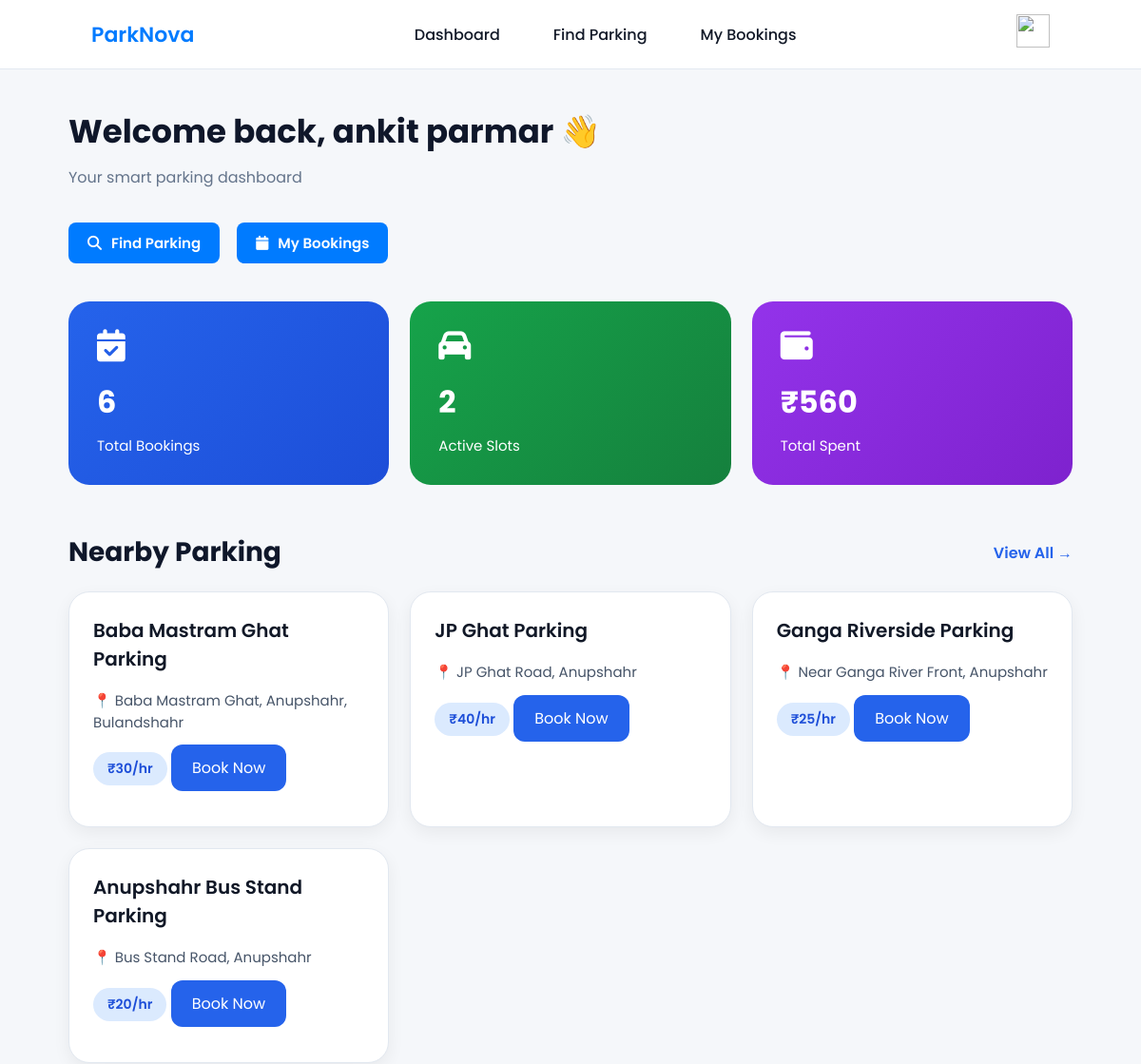
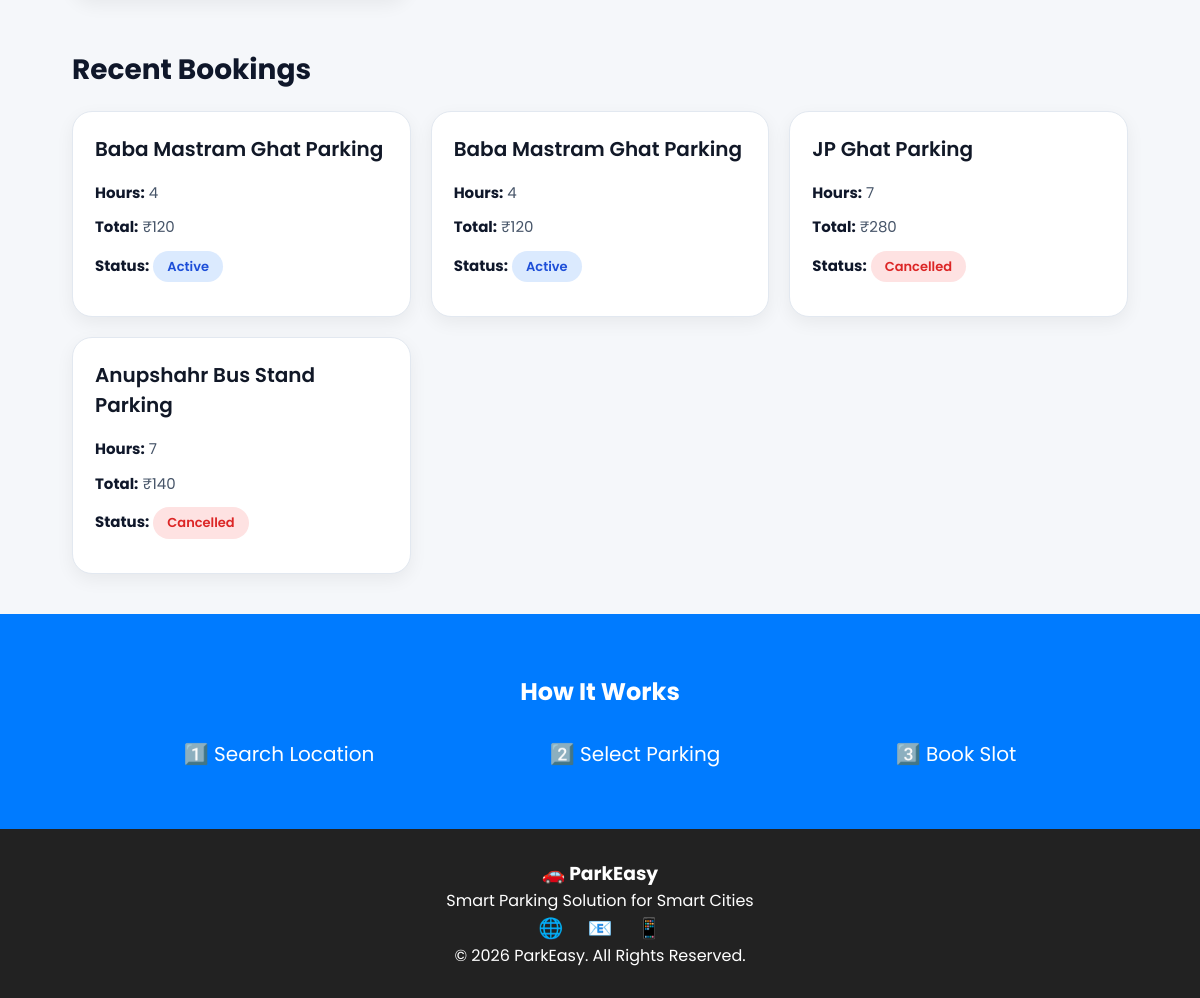
The page /mydashboard/ (signed in) on the database its author committed (2 pictures, top to bottom).
### myapp/models.py (models this page shows, shortened)
class Parking(models.Model):
    name = models.CharField(max_length=100)
    address = models.CharField(max_length=200)
    price = models.IntegerField()
    available_slots = models.IntegerField(default=0)
    latitude = models.FloatField()
    longitude = models.FloatField()

class Booking(models.Model):
    user = models.ForeignKey(
        User,
        on_delete=models.CASCADE
    )
    parking = models.ForeignKey(
        Parking,
        on_delete=models.CASCADE
    )
    booked_at = models.DateTimeField(
        auto_now_add=True
    )
    hours = models.IntegerField(default=1)
    total_price = models.IntegerField(default=0)
    start_time = models.DateTimeField(
        default=timezone.now
    )
    end_time = models.DateTimeField(
        null=True,
        blank=True
    )
    payment_status = models.CharField(
        max_length=20,
        default="SUCCESS"
    )
    is_active = models.BooleanField(
        default=True
    )

### myapp/views.py (the view)
@login_required
def mydashboard(request):
    bookings = Booking.objects.filter(
        user=request.user
    ).order_by("-booked_at")
    total_bookings = bookings.exclude(
        payment_status="CANCELLED"
    ).count()
    active_slots = bookings.filter(
        is_active=True
    ).count()
    total_spent = sum(
        booking.total_price
        for booking in bookings
        if booking.payment_status != "CANCELLED"
    )
    parkings = Parking.objects.all()[:4]
    context = {
        "total_bookings": total_bookings,
        "active_slots": active_slots,
        "total_spent": total_spent,
        "parkings": parkings,
        "recent_bookings": bookings[:4],
    }
    return render(
        request,
        "mydashboard.html",
        context
    )

### myapp/templates/mydashboard.html (shortened to what this page needs)
{% load static %}
<!DOCTYPE html>
<html>
<head>
    <link rel="stylesheet" href="{% static 'css/mydashboard-style.css' %}">
    <link rel="stylesheet"
    href="https://cdnjs.cloudflare.com/ajax/libs/font-awesome/6.5.0/css/all.min.css">
</head>
<body>
{% include 'nav2.html' %}
<div class="dashboard">
    <div class="welcome">
        <h2>
            Welcome back,
            {{ request.user.first_name|default:request.user.username }}
            👋
        </h2>
        <p>Your smart parking dashboard</p>
    </div>
    <div class="actions">
        <a href="{% url 'find_parking' %}" class="btn primary">
            <i class="fas fa-search"></i>
            Find Parking
        </a>
        <a href="{% url 'my_bookings' %}" class="btn secondary">
            <i class="fas fa-calendar"></i>
            My Bookings
        </a>
    </div>
    <div class="stats">
        <div class="stat-card blue">
            <i class="fas fa-calendar-check"></i>
            <h3>{{ total_bookings }}</h3>
            <p>Total Bookings</p>
        </div>
        <div class="stat-card green">
            <i class="fas fa-car"></i>
            <h3>{{ active_slots }}</h3>
            <p>Active Slots</p>
        </div>
        <div class="stat-card purple">
            <i class="fas fa-wallet"></i>
            <h3>₹{{ total_spent }}</h3>
            <p>Total Spent</p>
        </div>
    </div>
    <div class="section-header">
        <h3>Nearby Parking</h3>
        <a href="{% url 'find_parking' %}" class="view-all">
            View All →
        </a>
    </div>
    <div class="cards">
        {% for p in parkings %}
        <div class="card">
            <h4>{{ p.name }}</h4>
            <p>📍 {{ p.address }}</p>
            <span>₹{{ p.price }}/hr</span>
            <a href="{% url 'parking_detail' p.id %}" class="book-btn">
                Book Now
            </a>
        </div>
        {% empty %}
        <div class="card">
            <p>No parking available.</p>
        </div>
        {% endfor %}
    </div>
    <div class="section-header">
        <h3>Recent Bookings</h3>
    </div>
    <div class="recent-bookings">
        {% for b in recent_bookings %}
        <div class="recent-card">
            <h4>{{ b.parking.name }}</h4>
            <p>
                <strong>Hours:</strong>
                {{ b.hours }}
            </p>
            <p>
                <strong>Total:</strong>
                ₹{{ b.total_price }}
            </p>
            <p>
                <strong>Status:</strong>
                {% if b.payment_status == "CANCELLED" %}
                    <span class="cancelled-status">
                        Cancelled
                    </span>
                {% elif b.is_active %}
                    <span class="active-status">
                        Active
                    </span>
                {% else %}
                    <span class="completed-status">
                        Completed
                    </span>
                {% endif %}
            </p>
        </div>
        {% empty %}
        <div class="recent-card">
            <p>No bookings yet.</p>
        </div>
        {% endfor %}
    </div>
</div>
{% include 'footer.html' %}
</body>
</html>

### myapp/static/css/mydashboard-style.css (style rules this page uses)
* { margin:0; padding:0; box-sizing:border-box; font-family:'Poppins', sans-serif; }
body { background:#f1f5f9; color:#111827; }
.dashboard { padding:40px 6%; }
.welcome { margin-bottom:35px; }
.welcome h2 { font-size:34px; font-weight:700; color:#0f172a; margin-bottom:10px; }
.welcome p { color:#64748b; font-size:16px; }
.actions { display:flex; gap:18px; flex-wrap:wrap; margin-bottom:40px; }
.btn { padding:14px 22px; border-radius:14px; text-decoration:none; font-size:15px; font-weight:600; transition:0.3s ease; display:flex; align-items:center; gap:10px; }
.primary { background:#2563eb; color:white; }
.secondary { background:#111827; color:white; }
.stats { display:grid; grid-template-columns:repeat(auto-fit,minmax(240px,1fr)); gap:22px; margin-bottom:50px; }
.stat-card { padding:30px; border-radius:22px; color:white; transition:0.3s ease; }
.stat-card i { font-size:34px; margin-bottom:18px; }
.stat-card h3 { font-size:32px; margin-bottom:10px; }
.stat-card p { font-size:15px; }
.blue { background:linear-gradient(135deg,#2563eb,#1d4ed8); }
.green { background:linear-gradient(135deg,#16a34a,#15803d); }
.purple { background:linear-gradient(135deg,#9333ea,#7e22ce); }
.section-header { display:flex; justify-content:space-between; align-items:center; margin-bottom:20px; margin-top:10px; }
.section-header h3 { font-size:28px; color:#0f172a; }
.view-all { text-decoration:none; color:#2563eb; font-weight:600; }
.cards { display:grid; grid-template-columns:repeat(auto-fit,minmax(260px,1fr)); gap:22px; margin-bottom:50px; }
.card { background:white; border-radius:22px; padding:25px; box-shadow:0 6px 18px rgba(0,0,0,0.06); border:1px solid #e2e8f0; transition:0.3s ease; }
.card h4 { font-size:20px; font-weight:600; color:#111827; margin-bottom:18px; }
.card p { font-size:15px; color:#475569; margin-bottom:12px; line-height:1.5; }
.card span { display:inline-block; margin-bottom:18px; padding:7px 15px; background:#dbeafe; color:#1d4ed8; border-radius:30px; font-size:14px; font-weight:600; }
.book-btn { display:inline-block; padding:12px 22px; background:#2563eb; color:white; border-radius:12px; text-decoration:none; transition:0.3s ease; }
.recent-bookings { display:grid; grid-template-columns:repeat(auto-fit,minmax(260px,1fr)); gap:20px; margin-top:20px; }
.recent-card { background:#ffffff; border-radius:20px; padding:22px; border:1px solid #e2e8f0; box-shadow:0 6px 18px rgba(0,0,0,0.06); transition:0.3s ease; }
.recent-card h4 { font-size:20px; font-weight:600; color:#111827; margin-bottom:18px; }
.recent-card p { font-size:15px; color:#475569; margin-bottom:12px; line-height:1.5; }
.recent-card strong { color:#0f172a; }
.active-status { display:inline-block; padding:6px 14px; background:#dbeafe; color:#1d4ed8; border-radius:30px; font-size:13px; font-weight:600; }
.cancelled-status { display:inline-block; padding:6px 14px; background:#fee2e2; color:#dc2626; border-radius:30px; font-size:13px; font-weight:600; }

### myapp/static/css/nav2-style.css (style rules this page uses)
* { margin: 0; padding: 0; box-sizing: border-box; font-family: 'Poppins', sans-serif; }

### myapp/static/css/navbar-style.css (style rules this page uses)
:root { --primary: #007bff; --primary-dark: #0056b3; --bg: #f8fafc; --card: #ffffff; --text: #1e293b; --muted: #64748b; --border: #e2e8f0; }
* { margin: 0; padding: 0; box-sizing: border-box; font-family: 'Poppins', sans-serif; }
body { background: #f5f7fa; }
.btn { background: var(--primary); color: white; border: none; padding: 10px 20px; border-radius: 8px; cursor: pointer; transition: 0.25s; }

### rows shown on the page
Parking: name "Baba Mastram Ghat Parking", address "Baba Mastram Ghat, Anupshahr, Bulandshahr", price "30"
Parking: name "JP Ghat Parking", address "JP Ghat Road, Anupshahr", price "40"
Parking: name "Ganga Riverside Parking", address "Near Ganga River Front, Anupshahr", price "25"
Parking: name "Anupshahr Bus Stand Parking", address "Bus Stand Road, Anupshahr", price "20"
Booking: parking.name "Baba Mastram Ghat Parking", hours "4", total_price "120", payment_status "Active"
Booking: parking.name "Baba Mastram Ghat Parking", hours "4", total_price "120", payment_status "Active"
Booking: parking.name "JP Ghat Parking", hours "7", total_price "280", payment_status "Cancelled"
Booking: parking.name "Anupshahr Bus Stand Parking", hours "7", total_price "140", payment_status "Cancelled"

### other values the page prints
{{ request.user.first_name|default:request.user.username }} "ankit parmar"
{{ total_bookings }} "6"
{{ active_slots }} "2"
{{ total_spent }} "560"
